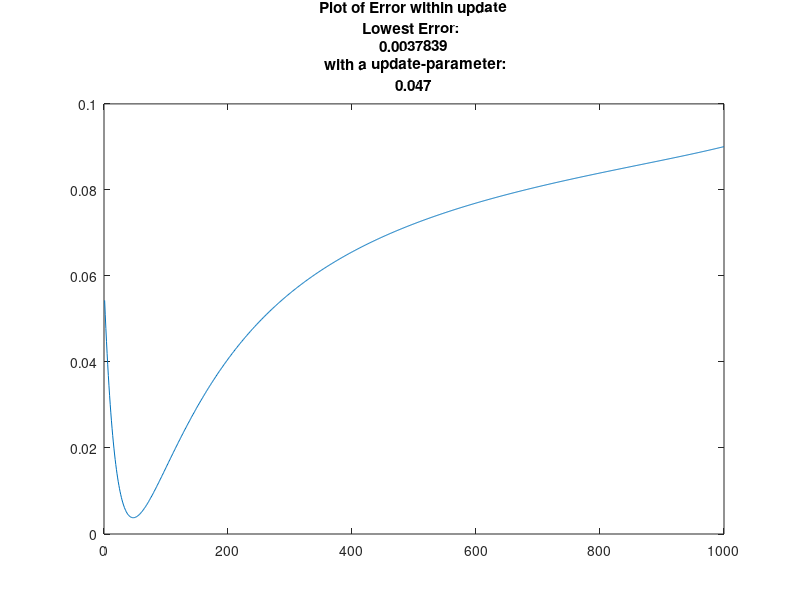

MATLAB code for this plot:
%          Simple Agent Model           Assignment Week 5
%          Sander Martijn Kerkdijk      Max Turpijn
%          Course: Behaviour Dynamics in social Networks 
%               Vrije Universiteit Amsterdam 2015
%                   Copying will be punished

% INITIALIZATION

load EmpiricalData.mat;
load WeightEdges.mat;

Size = size(EmpiricalData);

Accurancy = 0.001;

StepSize = 1;

TriedUpdateParameters = 1;

NumberAgents = Size(1,2);

EndTime = Size(1,1);

UpdateSpeedParameter = Accurancy;
 
ScaleVector = sum(WeightOfEdges,2);

AggImpact = double(NumberAgents);

State = zeros(EndTime,NumberAgents);

ErrorOfUpdateParameter = zeros((1/Accurancy),1);

Error = 100;

BestValue = 0;


while TriedUpdateParameters <= (1/Accurancy)
    Steps = 1;
    State(1,:) = EmpiricalData(1,:);
    while Steps < EndTime 
        Steps = Steps + 1;
    % calculate AGGIMPACT
        for agent = 1:NumberAgents
            ssum = 0;
            AggImpact(agent) = 0;

            % calculate SUM
             for agents = 1:NumberAgents
                ssum = ssum + ((WeightOfEdges(agents,agent)*State((Steps-1),agents)));  
             end

            % add find sum to given agent by aggimpact(t) + (SSUM/ScaledVector)
            AggImpact(agent) = AggImpact(agent) +((ssum)/ScaleVector(agent)); 
        end 

            for agents = 1:NumberAgents
                % update rule 
                % applying the update rule
                State(Steps,agents) = State((Steps-1),agents) + (UpdateSpeedParameter*((AggImpact(agents) - State((Steps-1),agents))));    
            end


    end
   D = abs(EmpiricalData-State).^2;
   MSE = sum(D(:))/numel(EmpiricalData);   
   ErrorOfUpdateParameter(TriedUpdateParameters,1) = MSE;
   TriedUpdateParameters = TriedUpdateParameters +1;
   UpdateSpeedParameter = UpdateSpeedParameter + Accurancy;
   
end  

[MinimumError,PositionOfSmallestError] = min(ErrorOfUpdateParameter);
NumberOfMinimalError = (PositionOfSmallestError * Accurancy);

output = [' The lowest error is: ',num2str(MinimumError),' with updateparameter: ',num2str(NumberOfMinimalError)];
plot(ErrorOfUpdateParameter);
title({'Plot of Error within update', 'Lowest Error: ',num2str(MinimumError),' with a update-parameter:',num2str(NumberOfMinimalError)});
disp(output);
